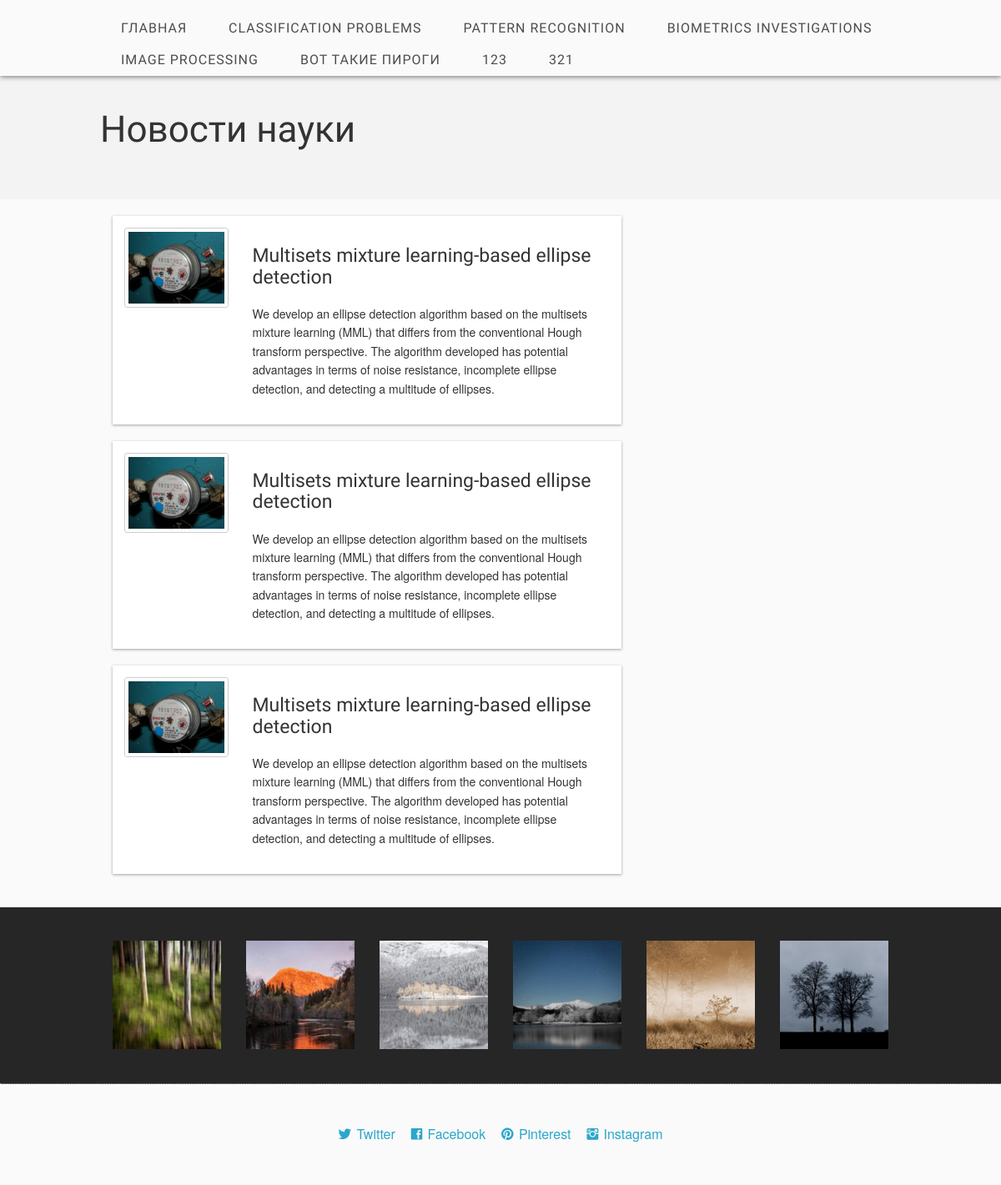
Page /4/ on the committed database.
### news/models.py (models this page shows, shortened)
class Rubric(models.Model):
    name = models.CharField(max_length=256)

class Article(models.Model):
    title = models.CharField(max_length=256)
    keywords = models.CharField(max_length=256)
    annotation = models.TextField()
    rubNum = models.ForeignKey(
        'Rubric',
        on_delete=models.CASCADE)

### news/views.py (the view)
# urls.py: path('<int:rubric_id>/', by_rubric, name='by_rubric'),
def by_rubric(request, rubric_id):
    articles = Article.objects.filter(rubNum=Rubric.objects.get(pk=rubric_id))
    rubrics = Rubric.objects.all()
    current_rubric = Rubric.objects.get(pk=rubric_id)
    context = {'articles': articles, 'rubrics': rubrics, 'current_rubric': current_rubric}
    return render(request, 'by_rubric.html', context)

### news/templates/by_rubric.html (shortened to what this page needs)
{% load static %}
<!DOCTYPE html>
<html class="no-js" lang="en">
<head>
    <link rel="stylesheet" href="{% static 'stylesheets/foundation.min.css' %}">
    <link rel="stylesheet" href="{% static 'stylesheets/main.css' %}">
    <link rel="stylesheet" href="{% static 'stylesheets/app.css' %}">
    <link rel="stylesheet" href="{% static 'fonts/ligature.css' %}">
</head>
<body>
<nav>
    <div class="twelve columns header_nav">
        <div class="row">
            <ul id="menu-header" class="nav-bar horizontal">
                <li><a href="{% url 'index' %}">Главная</a></li>
                {% for rubric in rubrics %}
                <li><a href="{% url 'by_rubric' rubric.pk %}">{{ rubric.name }}</a></li>
                {% endfor %}
            </ul>
        </div>
    </div>
</nav>
<header>
    <div class="row">
        <h1>Новости науки</h1>
    </div>
</header>
<section>
    <div class="section_main">
        <div class="row">
            <section class="eight columns">
                {% for article in articles %}
                <article class="blog_post">
                    <div class="three columns">
                        <a href="/news/article" class="th"><img
                                src="{% static 'images/a1.jpg' %}" alt="desc"/></a>
                    </div>
                    <div class="nine columns">
                        <a href="/news/article"><h4>{{article.title}}</h4></a>
                        <p>{{article.annotation}}</p>
                    </div>
                </article>
                {% endfor %}
            </section>
        </div>
    </div>
</section>
<section>
    <div class="section_dark">
        <div class="row">
            <div class="two columns">
                <img src="{% static 'images/thumb1.jpg' %}" alt="desc"/>
            </div>
            <div class="two columns">
                <img src="{% static 'images/thumb2.jpg' %}" alt="desc"/>
            </div>
            <div class="two columns">
                <img src="{% static 'images/thumb3.jpg' %}" alt="desc"/>
            </div>
            <div class="two columns">
                <img src="{% static 'images/thumb4.jpg' %}" alt="desc"/>
            </div>
            <div class="two columns">
                <img src="{% static 'images/thumb5.jpg' %}" alt="desc"/>
            </div>
            <div class="two columns">
                <img src="{% static 'images/thumb6.jpg' %}" alt="desc"/>
            </div>
        </div>
    </div>
</section>
<footer>
    <div class="row">
        <div class="twelve columns footer">
            <a href="" class="lsf-icon" style="font-size:16px; margin-right:15px" title="twitter">Twitter</a>
            <a href="" class="lsf-icon" style="font-size:16px; margin-right:15px" title="facebook">Facebook</a>
            <a href="" class="lsf-icon" style="font-size:16px; margin-right:15px" title="pinterest">Pinterest</a>
            <a href="" class="lsf-icon" style="font-size:16px" title="instagram">Instagram</a>
        </div>
    </div>
</footer>
</body>
</html>

### static/stylesheets/main.css (style rules this page uses)
.lsf-icon:before { content:attr(title); margin-right:0.3em; font-size:64px; font-family: 'LigatureSymbols'; -webkit-text-rendering: optimizeLegibility; -moz-text-rendering: optimizeLegibility; -ms-text-rendering: optimizeLegibility; -o-text-rendering: optimizeLegibility; text-rendering: optimizeLegibility; -webkit-font-smoothing: antialiased; -moz-font-smoothing: antialiased; -ms-font-smoothing: antialiased; -o-font-smoothing: antialiased; font-smoothing: antialiased; }
body { background: #fafafa }
.row { width: 960px }
header { background: #f3f3f3; clear:both; padding: 20px 0 40px }
.header_nav { background: #fafafa; padding: 15px 0 0; box-shadow: 0 1px 6px rgba(34, 25, 25, 0.6); z-index: 999 }
.blog_post { clear: both; padding: 15px 0; overflow:auto; margin-bottom: 20px; background:#FFF; box-shadow: 0 1px 3px rgba(34, 25, 25, 0.4) }
p { color: #333 }
h1,h2,h3,h4 { font-family:'Open Sans Condensed',sans-serif; font-weight: normal; color: #333; margin: 20px 0 }
.section_dark { background: #262626; border-top: 0; border-bottom: 1px dotted #999; padding: 20px 0 40px }
.section_main { padding: 20px 0 }
.nav-bar { margin-top: 0; background: none }
.nav-bar > li { border: 0; padding: 0; font-family: 'Open Sans Condensed',sans-serif; letter-spacing: 1px; box-shadow: none }
.nav-bar > li > a:first-child { font-size: 16px; text-transform: uppercase; padding: 0 25px }
.nav-bar > li:last-child { border: 0; box-shadow: none }
.nav-bar > li > a { color: #4d4d4d }
.footer { text-align:center; padding: 50px 0 }

### rows in the picture
Rubric: name "CLASSIFICATION PROBLEMS"
Rubric: name "PATTERN RECOGNITION"
Rubric: name "BIOMETRICS INVESTIGATIONS"
Rubric: name "IMAGE PROCESSING"
Rubric: name "ВОТ ТАКИЕ ПИРОГИ"
Rubric: name "123"
Rubric: name "321"
Article: title "Multisets mixture learning-based ellipse detection", annotation "We develop an ellipse detection algorithm based on the multisets mixture learning (MML) that differs from the conventional Hough transform perspective. The algorithm developed has potential advantages in terms of noise resistance, incomplete ellipse detection, and detecting a multitude of ellipses."
Article: title "Multisets mixture learning-based ellipse detection", annotation "We develop an ellipse detection algorithm based on the multisets mixture learning (MML) that differs from the conventional Hough transform perspective. The algorithm developed has potential advantages in terms of noise resistance, incomplete ellipse detection, and detecting a multitude of ellipses."
Article: title "Multisets mixture learning-based ellipse detection", annotation "We develop an ellipse detection algorithm based on the multisets mixture learning (MML) that differs from the conventional Hough transform perspective. The algorithm developed has potential advantages in terms of noise resistance, incomplete ellipse detection, and detecting a multitude of ellipses."
